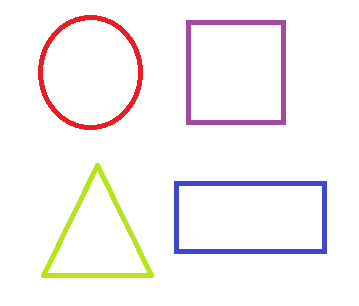
#> input picture Resources/shapes.png, 359 x 306 px
$ python 'Shape Detection.py'
#> lines starting #> are read from the running program, lines starting #| are printed output that depends on the picture; after the words box and inside, x2 and y2 are one past the last pixel; in counts of white or black regions, pixels touching at a corner belong together
import cv2
import numpy as np
img = cv2.imread("Resources/shapes.png")
#> img is the input picture: shape (306, 359, 3); mean B, G, R 245.5, 244.4, 248.1
img = cv2.resize(img, (640, 480))
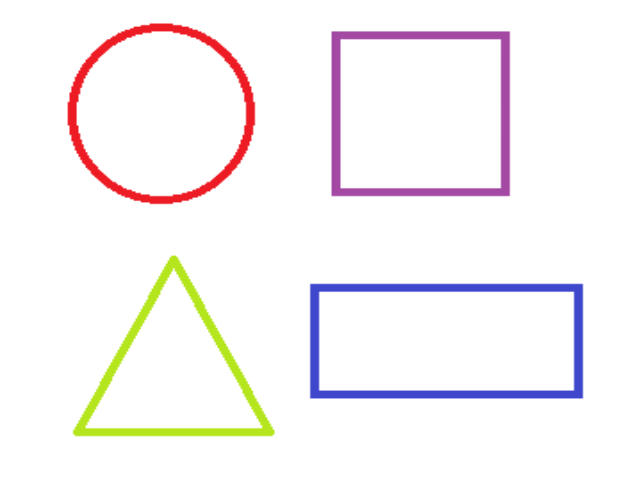
#> img: shape (480, 640, 3); mean B, G, R 245.5, 244.4, 248.1
imgContour = img.copy()

def getContours(img):
    contours, hierachy = cv2.findContours(img, cv2.RETR_EXTERNAL, cv2.CHAIN_APPROX_NONE)
    for cnt in contours:
        area = cv2.contourArea(cnt)
        if area > 100:
            cv2.drawContours(imgContour, cnt, -1, (255, 0, 0), 3)
            archLength = cv2.arcLength(cnt,True)

            points = cv2.approxPolyDP(cnt, 0.02 * archLength, True)

            objectCorners = len(points)

            x, y, w, h = cv2.boundingRect(points)

            cv2.rectangle(imgContour, (x, y), (x + w, y + h), (255, 0, 0), 2)
            print(len(points))
            print(area)

            obnectType = "None"

            if objectCorners == 4:
                obnectType = "Rectangle"

                aspRation = w / float(h)
                if aspRation > 0.9 and aspRation < 1.1:
                    obnectType = "Square"
            elif objectCorners == 3:
                obnectType = "Traingle"
            elif objectCorners > 5:
                obnectType = "Circle"

            cv2.putText(imgContour, obnectType, (x + (w//2) - 10, y +(h//2) - 10), cv2.FONT_HERSHEY_COMPLEX, 0.5, (0, 255, 0), 1)

imgGray = cv2.cvtColor(img, cv2.COLOR_BGR2GRAY)
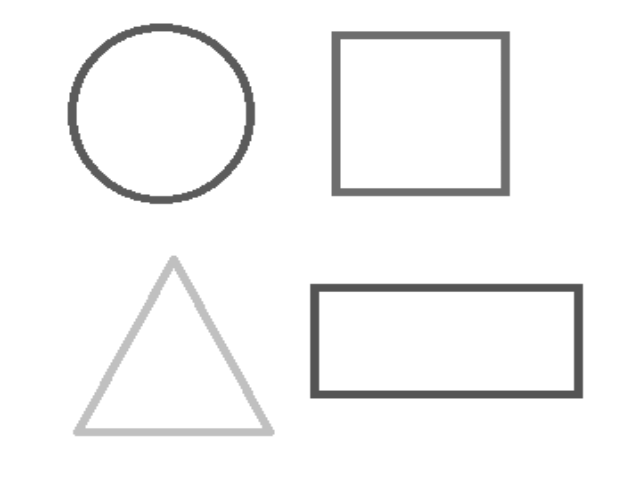
#> imgGray: shape (480, 640); min 84, max 255, mean 245.6
imgBlur = cv2.GaussianBlur(imgGray, (7, 7), 1)
imgCanny = cv2.Canny(imgBlur,50, 50)
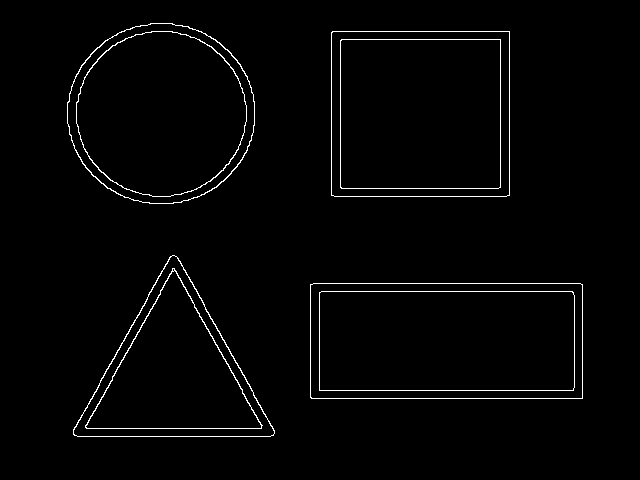
#> imgCanny: shape (480, 640); 1.8% white in thin lines or dots, all inside (x1, y1, x2, y2) = (67, 23, 583, 437)
imgBlack = np.zeros_like(img)

getContours(imgCanny)
#> in getContours, `contours, hierachy = cv2.findContours(img, cv2.RETR_EXTERNAL, cv2.CHAI..`: contours = 4 contours; box (x1, y1, x2, y2) and area: (310, 283, 583, 399) 31276, (331, 31, 510, 197) 29364, (67, 23, 255, 204) 26548, (73, 255, 275, 437) 19278
#> the loop in getContours, `for cnt in contours:` made 4 passes
#> (area, archLength, points, objectCorners, x, y, w, h) on passes 1, 3: (31275.5, 772.2, [[310, 284], [311, 398], [582, 398], [580, 283]], 4, 310, 283, 273, 116), (29364.5, 684.2, [[331, 32], [331, 195], [509, 195], [509, 31]], 4, 331, 31, 179, 165)
#> (area, archLength, points, objectCorners, x, y, w, h) on pass 2: (19278.5, 646.3, [[170, 256], [73, 434], [273, 435]], 3, 73, 256, 201, 180)
#| 4
#| 31275.5
#| 3
#| 19278.5
#| 4
#| 29364.5
#| 8
#| 26547.5
#> after the loop in getContours, `for cnt in contours:`:
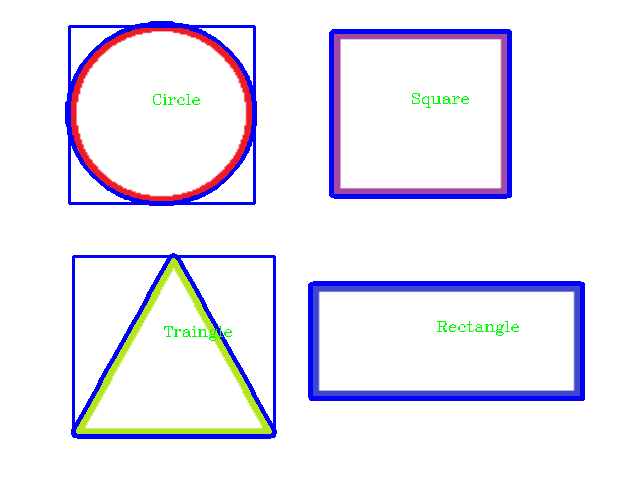
#> imgContour: shape (480, 640, 3); 5.43% of pixels changed, all inside (x1, y1, x2, y2) = (65, 21, 585, 439)
cv2.imshow("Image Contour", imgContour)

cv2.waitKey(0)

$ run again, with Resources/cards.jpg saved as Resources/shapes.png
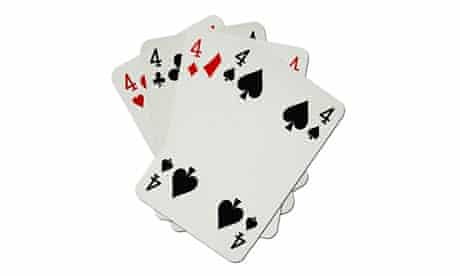
#> input picture Resources/cards.jpg, 460 x 276 px
#> img is the input picture: shape (276, 460, 3); mean B, G, R 236.8, 238.3, 238.8
#> img: shape (480, 640, 3)
#> `imgCanny = cv2.Canny(imgBlur,50, 50)`:
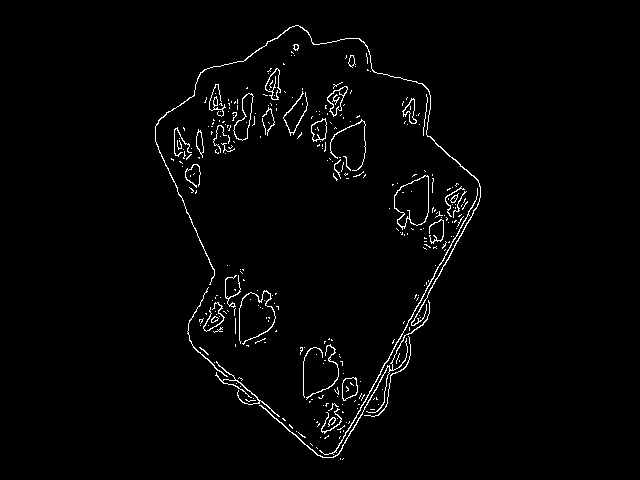
#> imgCanny: shape (480, 640); 2% white in thin lines or dots, all inside (x1, y1, x2, y2) = (155, 25, 481, 460)
#> contours = 315 contours, 288 with area under 20; largest, box (x1, y1, x2, y2) and area: (394, 175, 429, 230) 1294, (233, 93, 254, 141) 458, (327, 86, 348, 117) 288, (342, 377, 358, 401) 272, (311, 118, 327, 142) 254
#> the loop in getContours, `for cnt in contours:` made 315 passes
#> (area, archLength, points, objectCorners, x, y, w, h) on passes 103, 226, 247: (138.5, 818.7, [[428, 300], [336, 455], [259, 405], [337, 455]], 4, 259, 300, 170, 156), (111.5, 65.21, [[198, 129], [196, 146], [202, 157], [201, 132]], 4, 196, 129, 7, 29), (254, 73.11, [[325, 118], [311, 125], [313, 141], [325, 138]], 4, 311, 118, 15, 24)
#> (printed output is left out)
#> after the loop in getContours, `for cnt in contours:`:
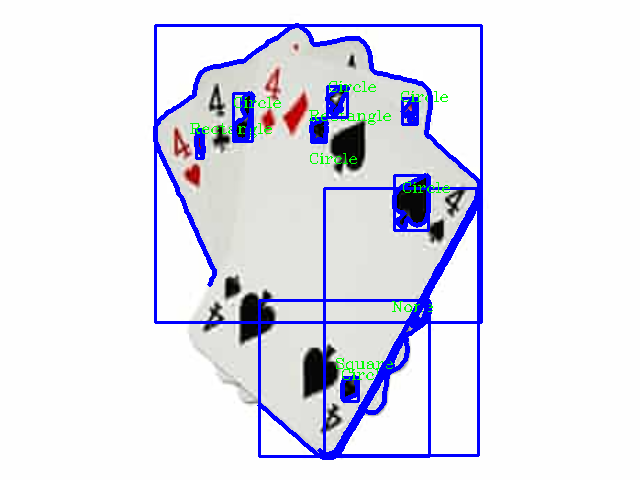
#> imgContour: shape (480, 640, 3); mean B, G, R 238.6, 226.2, 225.5
